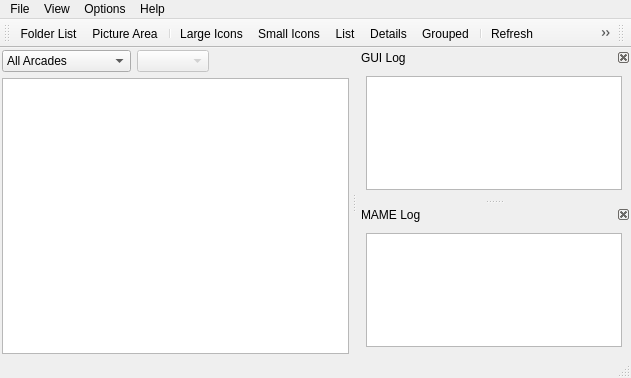
<ui version="4.0" >
 <class>MainWindow</class>
 <widget class="QMainWindow" name="MainWindow" >
  <property name="geometry" >
   <rect>
    <x>0</x>
    <y>0</y>
    <width>631</width>
    <height>378</height>
   </rect>
  </property>
  <property name="windowTitle" >
   <string>MAME Plus! GUI 0.7 Alpha</string>
  </property>
  <property name="dockNestingEnabled" >
   <bool>true</bool>
  </property>
  <widget class="QWidget" name="centralwidget" >
   <layout class="QGridLayout" >
    <property name="leftMargin" >
     <number>2</number>
    </property>
    <property name="topMargin" >
     <number>2</number>
    </property>
    <property name="rightMargin" >
     <number>2</number>
    </property>
    <property name="bottomMargin" >
     <number>2</number>
    </property>
    <item row="0" column="0" >
     <layout class="QVBoxLayout" >
      <item>
       <layout class="QHBoxLayout" >
        <item>
         <widget class="QComboBox" name="comboBox" >
          <item>
           <property name="text" >
            <string>All Arcades</string>
           </property>
          </item>
          <item>
           <property name="text" >
            <string>Available Arcades</string>
           </property>
          </item>
          <item>
           <property name="text" >
            <string>All Consoles</string>
           </property>
          </item>
         </widget>
        </item>
        <item>
         <widget class="QComboBox" name="comboBox_2" >
          <property name="enabled" >
           <bool>false</bool>
          </property>
         </widget>
        </item>
        <item>
         <spacer>
          <property name="orientation" >
           <enum>Qt::Horizontal</enum>
          </property>
          <property name="sizeHint" >
           <size>
            <width>40</width>
            <height>20</height>
           </size>
          </property>
         </spacer>
        </item>
       </layout>
      </item>
      <item>
       <widget class="QTreeView" name="treeViewGameList" >
        <property name="rootIsDecorated" >
         <bool>false</bool>
        </property>
        <property name="itemsExpandable" >
         <bool>false</bool>
        </property>
       </widget>
      </item>
     </layout>
    </item>
   </layout>
  </widget>
  <widget class="QMenuBar" name="menubar" >
   <property name="geometry" >
    <rect>
     <x>0</x>
     <y>0</y>
     <width>631</width>
     <height>21</height>
    </rect>
   </property>
   <widget class="QMenu" name="menuFile" >
    <property name="title" >
     <string>File</string>
    </property>
    <addaction name="actionExitStop" />
   </widget>
   <widget class="QMenu" name="menuView" >
    <property name="title" >
     <string>View</string>
    </property>
    <addaction name="actionFolder_List" />
    <addaction name="actionPicture_Area" />
    <addaction name="separator" />
    <addaction name="actionLarge_Icons" />
    <addaction name="actionSmall_Icons" />
    <addaction name="actionList" />
    <addaction name="actionDetails" />
    <addaction name="actionGrouped" />
    <addaction name="separator" />
    <addaction name="actionRefresh" />
   </widget>
   <widget class="QMenu" name="menuOptions" >
    <property name="title" >
     <string>Options</string>
    </property>
    <addaction name="actionDefaultOptions" />
   </widget>
   <widget class="QMenu" name="menuHelp" >
    <property name="title" >
     <string>Help</string>
    </property>
    <addaction name="actionAbout" />
   </widget>
   <addaction name="menuFile" />
   <addaction name="menuView" />
   <addaction name="menuOptions" />
   <addaction name="menuHelp" />
  </widget>
  <widget class="QStatusBar" name="statusbar" />
  <widget class="QToolBar" name="toolBar" >
   <property name="windowTitle" >
    <string>Toolbar</string>
   </property>
   <property name="iconSize" >
    <size>
     <width>16</width>
     <height>16</height>
    </size>
   </property>
   <property name="floatable" >
    <bool>false</bool>
   </property>
   <attribute name="toolBarArea" >
    <enum>TopToolBarArea</enum>
   </attribute>
   <attribute name="toolBarBreak" >
    <bool>false</bool>
   </attribute>
   <addaction name="actionFolder_List" />
   <addaction name="actionPicture_Area" />
   <addaction name="separator" />
   <addaction name="actionLarge_Icons" />
   <addaction name="actionSmall_Icons" />
   <addaction name="actionList" />
   <addaction name="actionDetails" />
   <addaction name="actionGrouped" />
   <addaction name="separator" />
   <addaction name="actionRefresh" />
   <addaction name="actionDefaultOptions" />
   <addaction name="actionAbout" />
  </widget>
  <widget class="QToolBar" name="toolBarSearch" >
   <property name="windowTitle" >
    <string>Search</string>
   </property>
   <property name="floatable" >
    <bool>false</bool>
   </property>
   <attribute name="toolBarArea" >
    <enum>TopToolBarArea</enum>
   </attribute>
   <attribute name="toolBarBreak" >
    <bool>false</bool>
   </attribute>
  </widget>
  <widget class="QDockWidget" name="dockWidget_2" >
   <property name="features" >
    <set>QDockWidget::DockWidgetClosable|QDockWidget::DockWidgetMovable|QDockWidget::NoDockWidgetFeatures</set>
   </property>
   <property name="windowTitle" >
    <string>GUI Log</string>
   </property>
   <attribute name="dockWidgetArea" >
    <number>2</number>
   </attribute>
   <widget class="QWidget" name="dockWidgetContents_8" >
    <layout class="QGridLayout" >
     <item row="0" column="0" >
      <widget class="QTextBrowser" name="textBrowserFrontendLog" />
     </item>
    </layout>
   </widget>
  </widget>
  <widget class="QDockWidget" name="dockWidget_6" >
   <property name="features" >
    <set>QDockWidget::DockWidgetClosable|QDockWidget::DockWidgetMovable|QDockWidget::NoDockWidgetFeatures</set>
   </property>
   <property name="windowTitle" >
    <string>MAME Log</string>
   </property>
   <attribute name="dockWidgetArea" >
    <number>2</number>
   </attribute>
   <widget class="QWidget" name="dockWidgetContents_12" >
    <layout class="QGridLayout" >
     <item row="0" column="0" >
      <widget class="QTextBrowser" name="textBrowserMAMELog" />
     </item>
    </layout>
   </widget>
  </widget>
  <action name="actionDefaultOptions" >
   <property name="icon" >
    <iconset resource="qmc2main.qrc" >:/res/32x32/applications-system.png</iconset>
   </property>
   <property name="text" >
    <string>Default Options</string>
   </property>
  </action>
  <action name="actionRefresh" >
   <property name="icon" >
    <iconset resource="qmc2main.qrc" >:/res/32x32/view-refresh.png</iconset>
   </property>
   <property name="text" >
    <string>Refresh</string>
   </property>
   <property name="shortcut" >
    <string>F5</string>
   </property>
  </action>
  <action name="actionExitStop" >
   <property name="text" >
    <string>Exit</string>
   </property>
   <property name="shortcut" >
    <string>Alt+X</string>
   </property>
  </action>
  <action name="actionAbout" >
   <property name="icon" >
    <iconset resource="qmc2main.qrc" >:/res/32x32/help-browser.png</iconset>
   </property>
   <property name="text" >
    <string>About</string>
   </property>
  </action>
  <action name="actionSmall_Icons" >
   <property name="icon" >
    <iconset resource="qmc2main.qrc" >:/res/mame32-view-sicon.png</iconset>
   </property>
   <property name="text" >
    <string>Small Icons</string>
   </property>
  </action>
  <action name="actionList" >
   <property name="icon" >
    <iconset resource="qmc2main.qrc" >:/res/mame32-view-list.png</iconset>
   </property>
   <property name="text" >
    <string>List</string>
   </property>
  </action>
  <action name="actionDetails" >
   <property name="icon" >
    <iconset resource="qmc2main.qrc" >:/res/mame32-view-detail.png</iconset>
   </property>
   <property name="text" >
    <string>Details</string>
   </property>
  </action>
  <action name="actionGrouped" >
   <property name="icon" >
    <iconset resource="qmc2main.qrc" >:/res/mame32-view-group.png</iconset>
   </property>
   <property name="text" >
    <string>Grouped</string>
   </property>
  </action>
  <action name="actionLarge_Icons" >
   <property name="icon" >
    <iconset resource="qmc2main.qrc" >:/res/mame32-view-licon.png</iconset>
   </property>
   <property name="text" >
    <string>Large Icons</string>
   </property>
  </action>
  <action name="actionFolder_List" >
   <property name="icon" >
    <iconset resource="qmc2main.qrc" >:/res/mame32-show-tree.png</iconset>
   </property>
   <property name="text" >
    <string>Folder List</string>
   </property>
   <property name="shortcut" >
    <string>Alt+D</string>
   </property>
  </action>
  <action name="actionPicture_Area" >
   <property name="icon" >
    <iconset resource="qmc2main.qrc" >:/res/mame32-show-snap.png</iconset>
   </property>
   <property name="text" >
    <string>Picture Area</string>
   </property>
   <property name="shortcut" >
    <string>Alt+P</string>
   </property>
  </action>
 </widget>
 <resources>
  <include location="qmc2main.qrc" />
 </resources>
 <connections/>
</ui>
